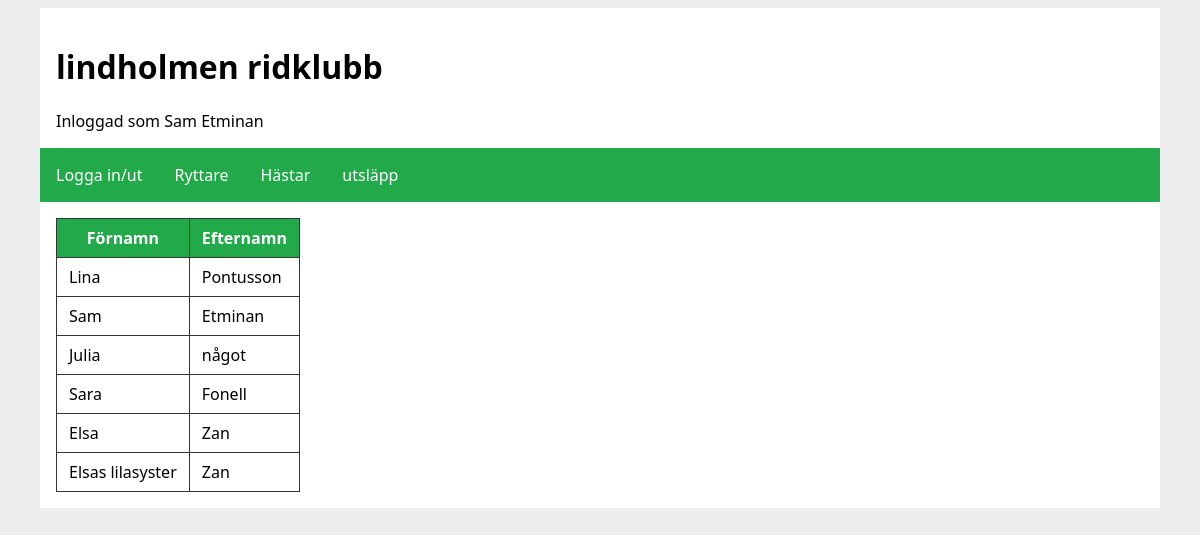
Screenshot of /public_html/Projekt/Ryttare.php (signed in) with the database file from the repository.
### tables this page shows
CREATE TABLE Ryttare (Ryttarid INTEGER PRIMARY KEY, Namn TEXT NOT NULL, Efternamn TEXT NOT NULL, username TEXT UNIQUE, password TEXT, Hästid INTEGER REFERENCES Hästar (Hästid));

### slutprojekt-config.php (called while the page is built)
<?php
$siteUrl = "http://localhost:3000/public_html/Projekt/";

### slutprojekt-app.php (called while the page is built, shortened)
<?php
$dsn = "sqlite:" . __DIR__ . "/Slutprojekt.db";
try {
    $pdo = new PDO($dsn);
    $pdo->setAttribute(PDO::ATTR_ERRMODE, PDO::ERRMODE_EXCEPTION);
} catch (PDOException $e) {
    echo "Failed to connect to the database using DSN:<br>'$dsn'<br>" . $e->getMessage();
    exit();
}
function h($text) {
    return htmlspecialchars($text);
}
require_once(__DIR__ . "/slutprojekt-config.php");
if (isset($_SESSION["Ryttarid"])){
$getRyttarStmt = $pdo->prepare("SELECT * FROM Ryttare WHERE Ryttarid = :Ryttarid");
$getRyttarStmt->execute(["Ryttarid" => $_SESSION["Ryttarid"]]);
$Ryttare = $getRyttarStmt->fetch(PDO::FETCH_ASSOC);
}

### public_html/Projekt/Ryttare.php (the view)
<?php
require_once('../../slutprojekt-app.php');
require($includeDir . "/header.php");
$stmt = $pdo-> prepare("SELECT * FROM Ryttare");
$stmt->execute();
$result = $stmt->fetchAll(PDO::FETCH_ASSOC);
?>
<main>
<?php if (isset($_SESSION["Ryttarid"])) : ?>
<table>
        <tr>
            <th>Förnamn</th>
            <th>Efternamn</th>
        </tr>
        <?php foreach ($result as $key => $value) : ?>
        <tr>
            <td><?=h($value['Namn']) ?></td>
            <td><?= h($value['Efternamn']) ?></td>
        </tr>
        <?php endforeach?>
    </table>
<?php endif ?>
</main>

### slutprojekt-includes/header.php (shortened to what this page needs)
<!DOCTYPE html>
<html lang="en">
<head>
    <link rel="stylesheet" href="<?= $siteUrl ?>style.css">
</head>
<body>
<header>
    <h1>lindholmen ridklubb</h1>
    <?php
    if(isset($_SESSION["Ryttarid"])){
        echo "<div>Inloggad som " . $Ryttare["Namn"] . " " . $Ryttare["Efternamn"] . "</div>";
    } ?>
</header>
<nav>
    <a href="<?= $siteUrl ?>index.php">Logga in/ut</a>
    <a href="<?= $siteUrl ?>Ryttare.php">Ryttare</a>
    <a href="<?= $siteUrl ?>Hästar.php">Hästar</a>
    <a href="<?= $siteUrl ?>utsläpp.php">utsläpp</a>
</nav>

### public_html/Projekt/style.css (style rules this page uses)
* { box-sizing: border-box; }
:root { --site-width: 70rem; }
body { background-color: rgb(237, 237, 237); font-family: system-ui, -apple-system, BlinkMacSystemFont, 'Segoe UI', Roboto, Oxygen, Ubuntu, Cantarell, 'Open Sans', 'Helvetica Neue', sans-serif; }
header, main, footer { max-width: var(--site-width); margin: auto; background-color: white; padding: 1rem; }
nav { max-width: var(--site-width); margin: auto; background-color: rgb(34, 169, 74); display: flex; }
nav a { text-decoration: none; color: white; padding: 1rem; }
table { border-spacing: 0; border-collapse: collapse; }
td, th { border: solid 1px rgb(53, 53, 53); padding: 0.5rem 0.75rem; }
th { background-color: rgb(34, 169, 74); color: white; }

### rows the page displays
ryttare: Namn "Sam", Efternamn "Etminan"
ryttare: Namn "Lina", Efternamn "Pontusson"
ryttare: Namn "Julia", Efternamn "något"
ryttare: Namn "Sara", Efternamn "Fonell"
ryttare: Namn "Elsa", Efternamn "Zan"
ryttare: Namn "Elsas lilasyster", Efternamn "Zan"
